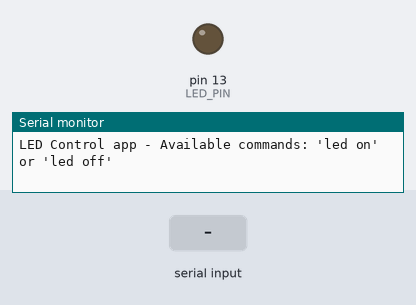
The program below on a simulated Arduino Uno, built with avr-gcc and run on an emulated ATmega328P. Shown: output pins drawn as LEDs (lit = HIGH), the last lines printed to the serial monitor. The test bench sets the inputs (shaded band).

Above: at 1.2 s.
1.3 s: "led on\n" received over Serial
At 1.9 s:
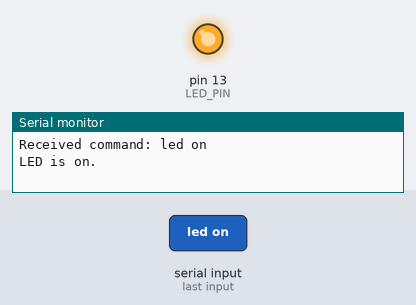
2.8 s: "led off\n" received over Serial
At 3.1 s:
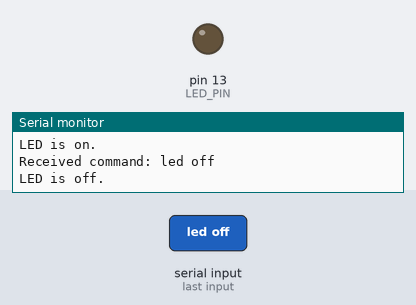
Timing chart, 0 to 5.8 s (numbered marks = the images above; inputs shaded):
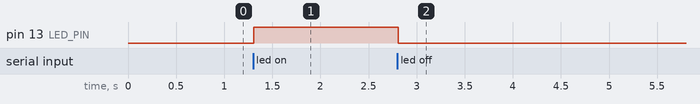

Measured:
- after the input at 1.3 s, pin 13 (LED_PIN): LOW → HIGH at once
- after the input at 2.8 s, pin 13 (LED_PIN): HIGH → LOW at once

The program:

main.cpp
```cpp
#include <Arduino.h>
#include <stdio.h>
#include "./serial_handler/serial_handler.h"
#include "./command_processor/command_processor.h"
#include "./led/led.h"

constexpr uint8_t LED_PIN = 13;
Led led(LED_PIN);
SerialHandler serialHandler;
CommandProcessor cmdProcessor(&led);

void setup()
{
  serialHandler.begin(9600);
  printf("LED Control app - Available commands: 'led on' or 'led off'\n");
}

void loop()
{
  if (char *command = serialHandler.readCommand())
  {
    cmdProcessor.processCommand(command);
  }
}
```

command_processor.cpp
```cpp
#include "command_processor.h"
#include <string.h>
#include <stdio.h>

CommandProcessor::CommandProcessor(Led *led) : led(led) {}

void CommandProcessor::processCommand(const char *command)
{

    char cleanCommand[32];
    strncpy(cleanCommand, command, sizeof(cleanCommand) - 1);
    cleanCommand[sizeof(cleanCommand) - 1] = '\0';

    size_t len = strlen(cleanCommand);
    while (len > 0 && (cleanCommand[len - 1] == ' ' ||
                       cleanCommand[len - 1] == '\n' ||
                       cleanCommand[len - 1] == '\r'))
    {
        cleanCommand[--len] = '\0';
    }

    if (strcmp(cleanCommand, "led on") == 0)
    {
        led->setState(HIGH);
        printf("LED is on.\n");
    }
    else if (strcmp(cleanCommand, "led off") == 0)
    {
        led->setState(LOW);
        printf("LED is off.\n");
    }
    else
    {
        printf("Unrecognized command. Valid commands are: 'led on' or 'led off'.\n");
    }
}
```

command_processor.h
```cpp
#ifndef COMMAND_PROCESSOR_H
#define COMMAND_PROCESSOR_H

#include <led/led.h>

class CommandProcessor
{
public:
    explicit CommandProcessor(Led *led);
    void processCommand(const char *command);

private:
    Led *led;
};

#endif
```

led.cpp
```cpp
#include "led.h"

Led::Led(int pin)
{
    this->pin = pin;
    this->current_state = LOW;
    pinMode(pin, OUTPUT);
}

uint8_t Led::getState()
{
    return this->current_state;
}

void Led::setState(uint8_t state)
{
    this->current_state = state;
    digitalWrite(this->pin, this->current_state);
}

void Led::toggle()
{
    if (this->getState() == LOW)
    {
        this->setState(HIGH);
    }
    else
    {
        this->setState(LOW);
    }
}
```

led.h
```cpp
#ifndef LED_BULB_H
#define LED_BULB_H

#include <Arduino.h>

class Led
{
private:
  int pin;
  int current_state;

public:
  Led(int pin);

  uint8_t getState();

  void setState(uint8_t state);

  void toggle();
};

#endif
```

serial_handler.cpp
```cpp
#include "serial_handler.h"

FILE serial_stdio;

void SerialHandler::begin(unsigned long baudRate)
{
    Serial.begin(baudRate);
    while (!Serial)
    {
    }
    setupStdio();
}

int SerialHandler::serialPutchar(char c, FILE *stream)
{
    Serial.write(c);
    return 0;
}

int SerialHandler::serialGetchar(FILE *stream)
{
    while (!Serial.available())
    {
    }
    return Serial.read();
}

void SerialHandler::setupStdio()
{
    fdev_setup_stream(&serial_stdio, serialPutchar, serialGetchar, _FDEV_SETUP_RW);
    stdout = &serial_stdio;
    stdin = &serial_stdio;
}

char *SerialHandler::readCommand()
{
    if (fgets(commandBuffer, MAX_COMMAND_LENGTH, stdin))
    {
        size_t len = strlen(commandBuffer);
        if (len > 0 && commandBuffer[len - 1] == '\n')
        {
            commandBuffer[len - 1] = '\0';
        }

        printf("Received command: %s\n", commandBuffer);

        while (Serial.available())
        {
            Serial.read();
        }

        return commandBuffer;
    }
    return nullptr;
}
```

serial_handler.h
```cpp
#ifndef SERIAL_HANDLER_H
#define SERIAL_HANDLER_H

#include <Arduino.h>
#include <stdio.h>

class SerialHandler
{
public:
    void begin(unsigned long baudRate);
    char *readCommand();

private:
    static constexpr size_t MAX_COMMAND_LENGTH = 32;
    char commandBuffer[MAX_COMMAND_LENGTH];

    static int serialPutchar(char c, FILE *stream);
    static int serialGetchar(FILE *stream);
    void setupStdio();
};

#endif
```
